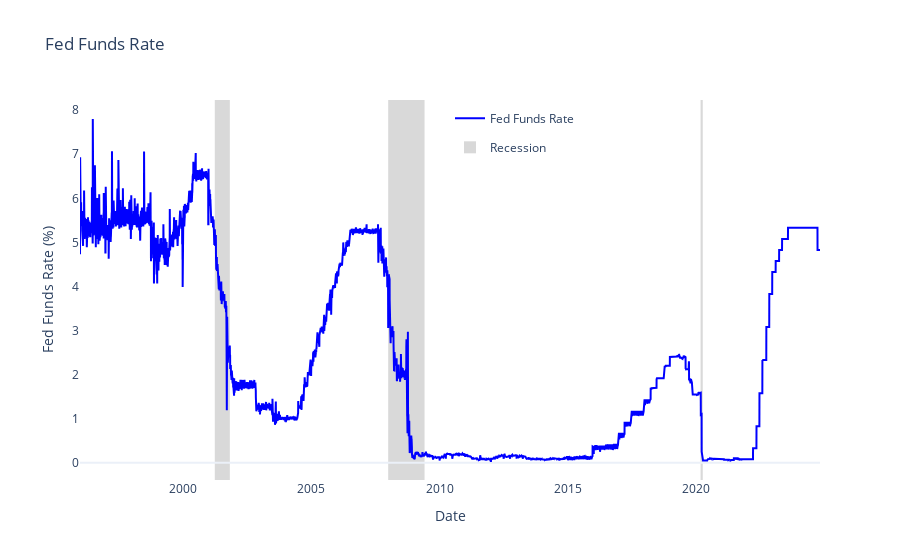

Write notebook code for a chart like this one.
### Code cell
# Create figure
fig = go.Figure()

# Add Fed Funds Rate trace
fig.add_trace(
    go.Scatter(
        x=fed_df_filtered.index,
        y=fed_df_filtered['fed_rate'],
        name='Fed Funds Rate',
        mode='lines',
        line=dict(color='blue')
    )
)

# Identify the start and end dates of each recession
recession_starts = recession_df[(recession_df['is_recession'] == 1) &
                                (recession_df['is_recession'].shift(1) == 0)]['date']
recession_ends = recession_df[(recession_df['is_recession'] == 1) &
                              (recession_df['is_recession'].shift(-1) == 0)]['date']

# Add shaded rectangles for recession periods
first = True
for start, end in zip(recession_starts, recession_ends):
    fig.add_vrect(
        x0=start,
        x1=end,
        fillcolor="gray",
        opacity=0.3,
        layer="below",
        line_width=0,
        legendgroup='Recession',
        name='Recession' if first else '',
        showlegend=first
    )
    first = False

# Update layout
fig.update_layout(
    title='Fed Funds Rate',
    xaxis_title='Date',
    yaxis_title='Fed Funds Rate (%)',
    template='plotly_white',
    hovermode='x unified',
    xaxis=dict(showgrid=False),
    yaxis=dict(showgrid=False, zeroline=True),
    legend=dict(
        yanchor="top",
        y=0.99,
        xanchor="left",
        x=0.5
    )
)

# Display the figure
fig.show()

### Figure 1 — Plotly figure (JSON) as saved in the notebook; plotly's stock layout.template omitted (floating-point values rounded to 4 significant figures; data arrays with more than 128 entries replaced by an {"elided": "..."} marker saying what was removed)
{"data": [{"line": {"color": "blue"}, "mode": "lines", "name": "Fed Funds Rate", "type": "scatter", "x": {"elided": "10525 str values"}, "y": {"elided": "10525 float values"}}], "layout": {"hovermode": "x unified", "legend": {"x": 0.5, "xanchor": "left", "y": 0.99, "yanchor": "top"}, "shapes": [{"fillcolor": "gray", "layer": "below", "legendgroup": "Recession", "line": {"width": 0}, "name": "Recession", "opacity": 0.3, "showlegend": true, "type": "rect", "x0": "2001-04-01T00:00:00", "x1": "2001-11-01T00:00:00", "xref": "x", "y0": 0, "y1": 1, "yref": "y domain"}, {"fillcolor": "gray", "layer": "below", "legendgroup": "Recession", "line": {"width": 0}, "name": "", "opacity": 0.3, "showlegend": false, "type": "rect", "x0": "2008-01-01T00:00:00", "x1": "2009-06-01T00:00:00", "xref": "x", "y0": 0, "y1": 1, "yref": "y domain"}, {"fillcolor": "gray", "layer": "below", "legendgroup": "Recession", "line": {"width": 0}, "name": "", "opacity": 0.3, "showlegend": false, "type": "rect", "x0": "2020-03-01T00:00:00", "x1": "2020-04-01T00:00:00", "xref": "x", "y0": 0, "y1": 1, "yref": "y domain"}], "title": {"text": "Fed Funds Rate"}, "xaxis": {"showgrid": false, "title": {"text": "Date"}}, "yaxis": {"showgrid": false, "title": {"text": "Fed Funds Rate (%)"}, "zeroline": true}}}
